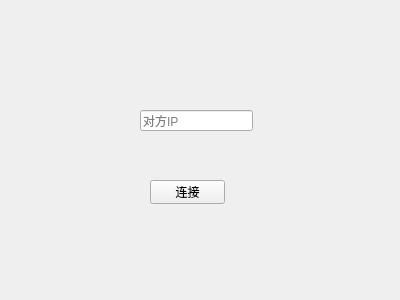
<?xml version="1.0" encoding="UTF-8"?>
<ui version="4.0">
 <class>ConnectServerWindow</class>
 <widget class="QWidget" name="ConnectServerWindow">
  <property name="geometry">
   <rect>
    <x>0</x>
    <y>0</y>
    <width>400</width>
    <height>300</height>
   </rect>
  </property>
  <property name="windowTitle">
   <string>连接服务器窗口</string>
  </property>
  <widget class="QLineEdit" name="IPLineEdit">
   <property name="geometry">
    <rect>
     <x>140</x>
     <y>110</y>
     <width>113</width>
     <height>21</height>
    </rect>
   </property>
   <property name="placeholderText">
    <string>对方IP</string>
   </property>
  </widget>
  <widget class="QPushButton" name="ConnectToServerButton">
   <property name="geometry">
    <rect>
     <x>150</x>
     <y>180</y>
     <width>75</width>
     <height>24</height>
    </rect>
   </property>
   <property name="text">
    <string>连接</string>
   </property>
  </widget>
 </widget>
 <resources/>
 <connections/>
</ui>
